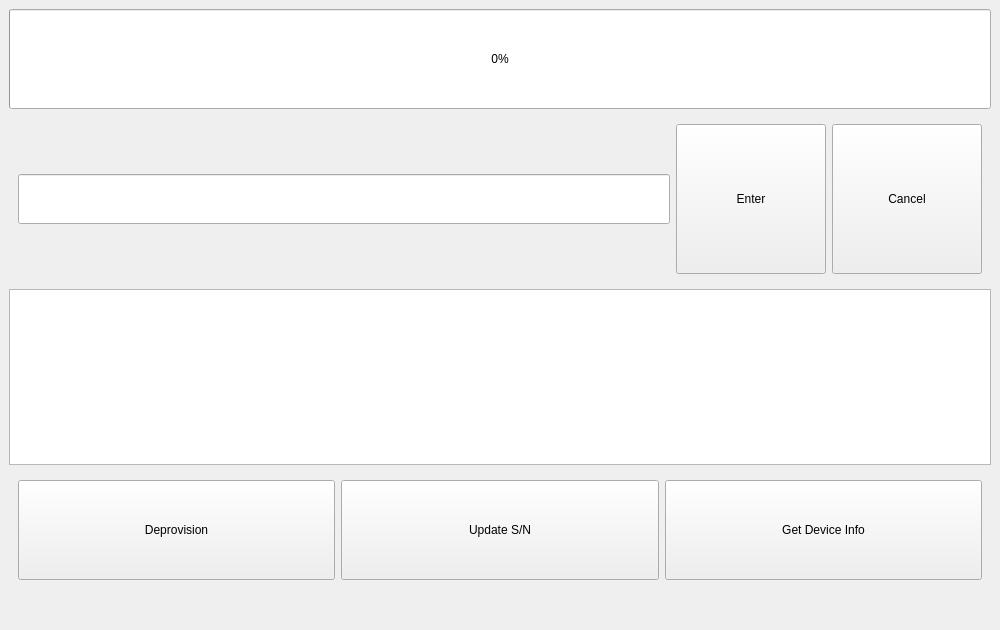
<?xml version="1.0" encoding="UTF-8"?>
<ui version="4.0">
 <class>StackedWidget</class>
 <widget class="QStackedWidget" name="StackedWidget">
  <property name="geometry">
   <rect>
    <x>0</x>
    <y>0</y>
    <width>1000</width>
    <height>630</height>
   </rect>
  </property>
  <property name="minimumSize">
   <size>
    <width>1000</width>
    <height>630</height>
   </size>
  </property>
  <property name="windowTitle">
   <string>StackedWidget</string>
  </property>
  <widget class="QWidget" name="page">
   <layout class="QVBoxLayout" name="verticalLayout_2">
    <item>
     <widget class="QProgressBar" name="progressBar">
      <property name="minimumSize">
       <size>
        <width>0</width>
        <height>100</height>
       </size>
      </property>
      <property name="value">
       <number>0</number>
      </property>
     </widget>
    </item>
    <item>
     <widget class="QWidget" name="widget_2" native="true">
      <layout class="QHBoxLayout" name="horizontal_layout">
       <item>
        <widget class="QLineEdit" name="serial_value">
         <property name="minimumSize">
          <size>
           <width>0</width>
           <height>50</height>
          </size>
         </property>
        </widget>
       </item>
       <item>
        <widget class="QPushButton" name="enter">
         <property name="minimumSize">
          <size>
           <width>150</width>
           <height>150</height>
          </size>
         </property>
         <property name="text">
          <string>Enter</string>
         </property>
        </widget>
       </item>
       <item>
        <widget class="QPushButton" name="cancel">
         <property name="minimumSize">
          <size>
           <width>150</width>
           <height>150</height>
          </size>
         </property>
         <property name="text">
          <string>Cancel</string>
         </property>
        </widget>
       </item>
      </layout>
     </widget>
    </item>
    <item>
     <widget class="QTextBrowser" name="textBrowser"/>
    </item>
    <item>
     <widget class="QWidget" name="widget_1" native="true">
      <layout class="QHBoxLayout" name="horizontal_layout_2">
       <item>
        <widget class="QPushButton" name="deprovision">
         <property name="minimumSize">
          <size>
           <width>0</width>
           <height>100</height>
          </size>
         </property>
         <property name="text">
          <string>Deprovision</string>
         </property>
        </widget>
       </item>
       <item>
        <widget class="QPushButton" name="update_serial">
         <property name="minimumSize">
          <size>
           <width>0</width>
           <height>100</height>
          </size>
         </property>
         <property name="text">
          <string>Update S/N</string>
         </property>
        </widget>
       </item>
       <item>
        <widget class="QPushButton" name="get_device_info">
         <property name="minimumSize">
          <size>
           <width>0</width>
           <height>100</height>
          </size>
         </property>
         <property name="text">
          <string>Get Device Info</string>
         </property>
        </widget>
       </item>
      </layout>
     </widget>
    </item>
    <item alignment="Qt::AlignVCenter">
     <widget class="QLabel" name="sys_label">
      <property name="font">
       <font>
        <family>Ubuntu Mono</family>
        <pointsize>14</pointsize>
        <italic>true</italic>
       </font>
      </property>
      <property name="text">
       <string/>
      </property>
      <property name="alignment">
       <set>Qt::AlignCenter</set>
      </property>
     </widget>
    </item>
   </layout>
  </widget>
 </widget>
 <resources/>
 <connections/>
</ui>
